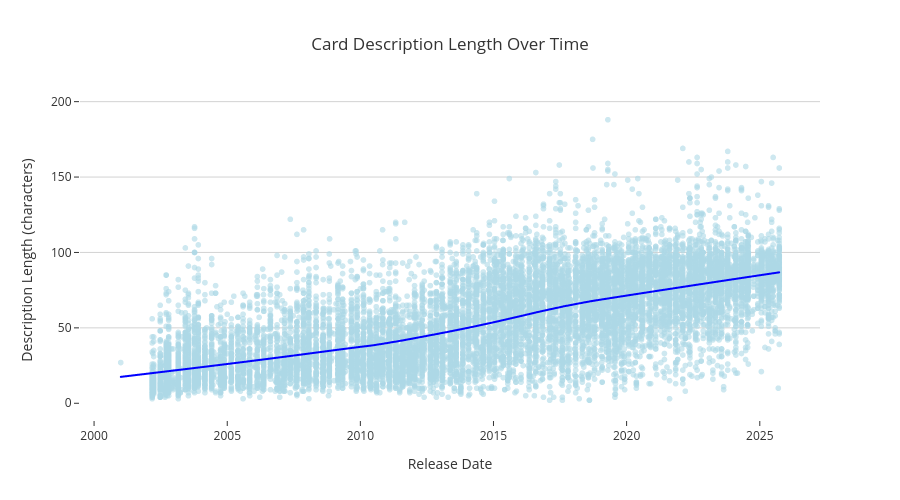

Here is the notebook cell this chart was saved with:
### Code cell
# plot card length over time
fig = px.scatter(
    data,
    x='tcg_date_dt',
    y='desc_length',
    title='Card Description Length Over Time',
    height=500,
    opacity=0.6,
    # Make the points lightblue
    color_discrete_sequence=['lightblue'],
    template='ggplot2',
    trendline='lowess',
    trendline_color_override='blue',
    labels={'name' : 'Card Name',
            'tcg_date_dt': 'Release Date', 
            'desc_length': 'Description Length (characters)'}
)
# Change the background to white and the gridlines to light gray
fig.update_yaxes(showgrid=True, gridcolor='lightgray')
fig.update_layout(plot_bgcolor='white')
fig.update_layout(xaxis_title='Release Date', yaxis_title='Description Length (characters)')
fig.show()

### Figure 1 — Plotly figure (JSON) as saved in the notebook; plotly's stock layout.template omitted (floating-point values rounded to 4 significant figures; data arrays with more than 128 entries replaced by an {"elided": "..."} marker saying what was removed)
{"data": [{"hovertemplate": "Release Date=%{x}<br>Description Length (characters)=%{y}<extra></extra>", "legendgroup": "", "marker": {"color": "lightblue", "opacity": 0.6, "symbol": "circle"}, "mode": "markers", "name": "", "showlegend": false, "type": "scattergl", "x": {"elided": "13476 str values"}, "xaxis": "x", "y": {"elided": "13476 int values"}, "yaxis": "y"}, {"hovertemplate": "<b>LOWESS trendline</b><br><br>Release Date=%{x}<br>Description Length (characters)=%{y} <b>(trend)</b><extra></extra>", "legendgroup": "", "line": {"color": "blue"}, "marker": {"color": "lightblue", "symbol": "circle"}, "mode": "lines", "name": "", "showlegend": false, "type": "scattergl", "x": {"elided": "13476 str values"}, "xaxis": "x", "y": {"elided": "13476 float values"}, "yaxis": "y"}], "layout": {"height": 500, "legend": {"tracegroupgap": 0}, "plot_bgcolor": "white", "title": {"text": "Card Description Length Over Time"}, "xaxis": {"anchor": "y", "domain": [0, 1], "title": {"text": "Release Date"}}, "yaxis": {"anchor": "x", "domain": [0, 1], "gridcolor": "lightgray", "showgrid": true, "title": {"text": "Description Length (characters)"}}}}
